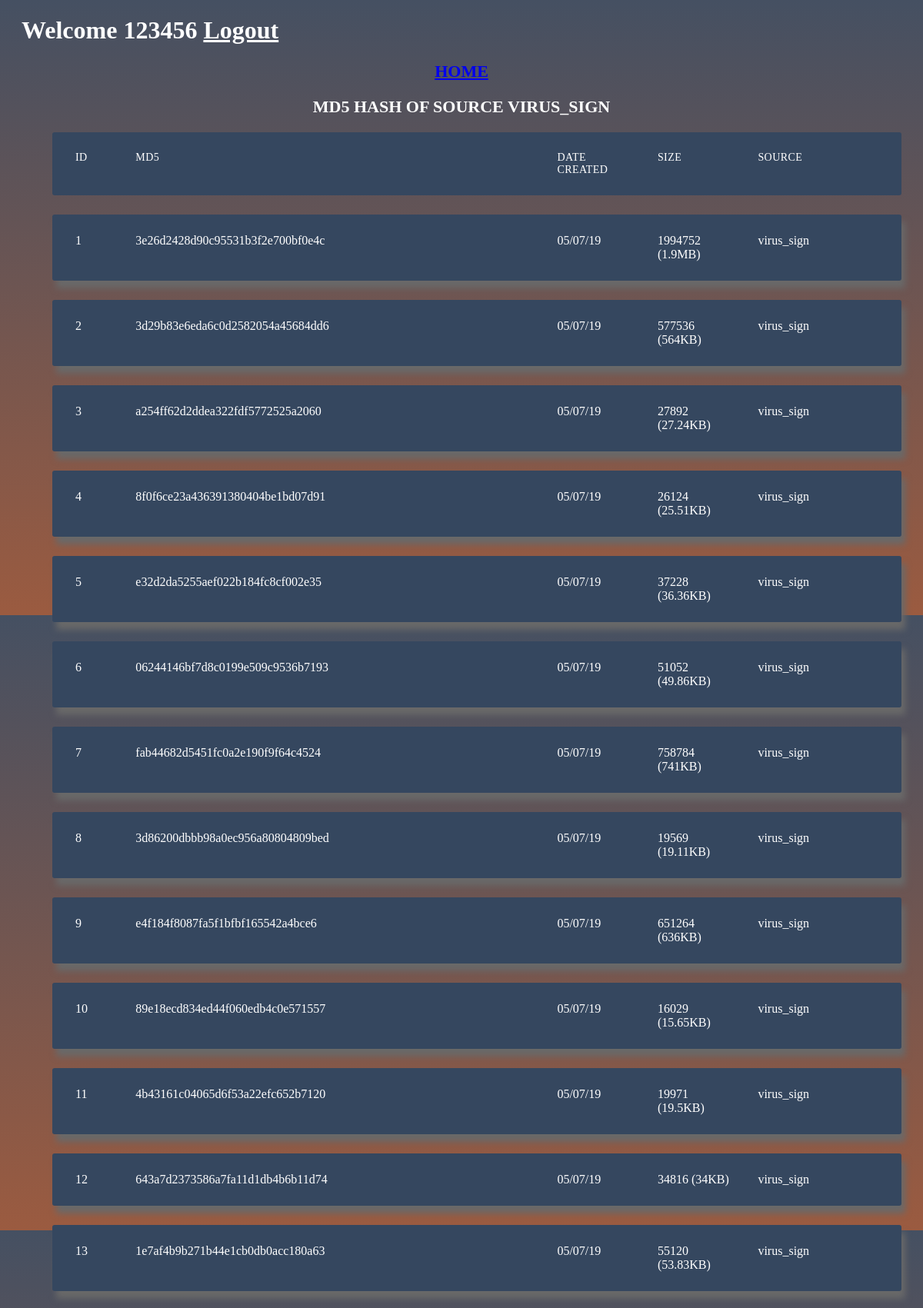
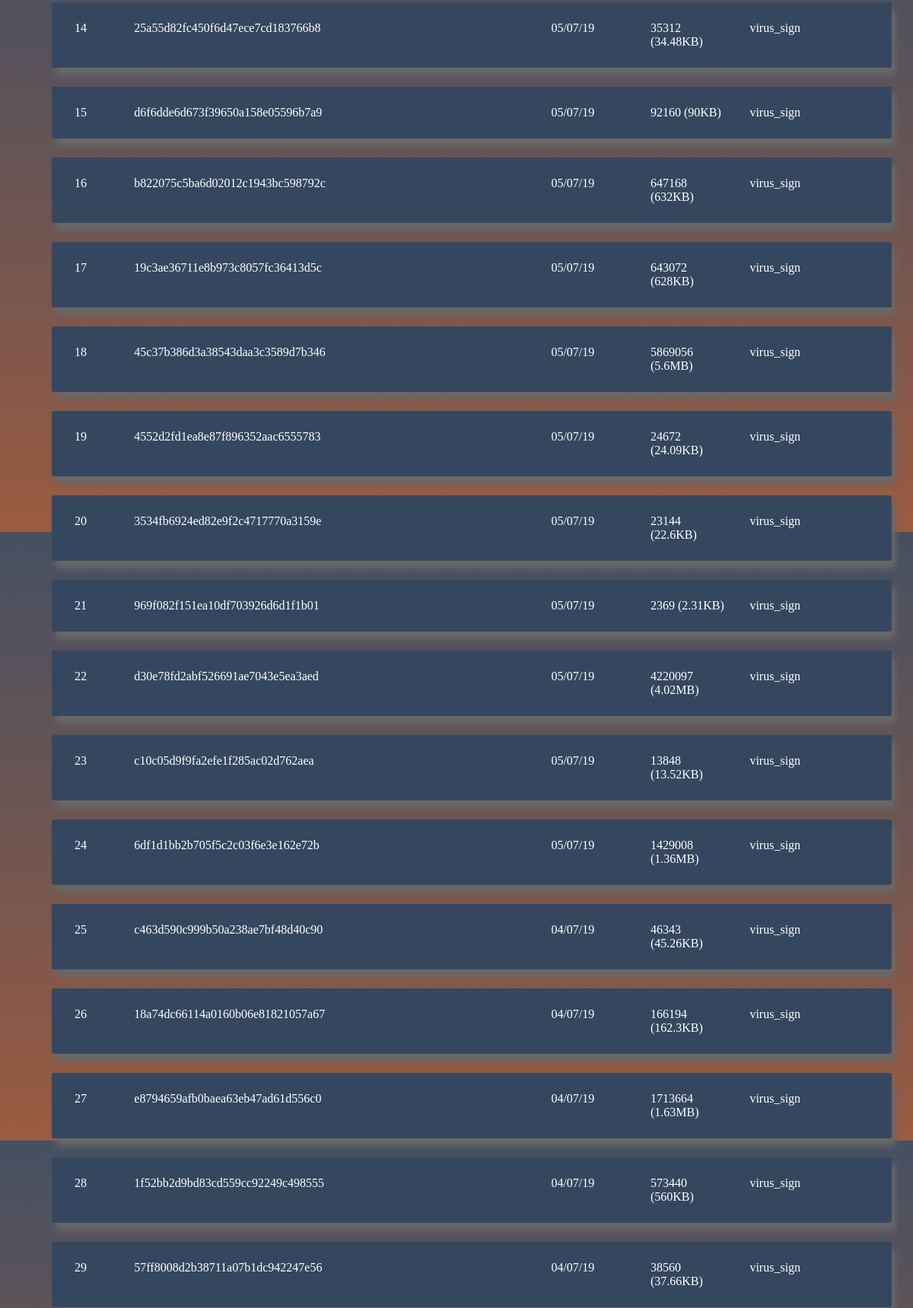
/source1_md5 (signed in, upper part), run on the app's committed database (2 pictures, top to bottom).
### hash_file/models.py (models this page shows, shortened)
class User(db.Model,UserMixin):
    id=db.Column(db.Integer,primary_key=True)
    name=db.Column(db.String(30),nullable=True)
    username=db.Column(db.String(20),unique=True,nullable=True)
    email=db.Column(db.String(30),unique=True,nullable=True)
    password=db.Column(db.String(40),unique=True,nullable=False)

class md(db.Model):
    id=db.Column(db.Integer,primary_key=True)
    hash=db.Column(db.String(400),nullable=True)
    date_created=db.Column(db.String(400),nullable=True)
    size=db.Column(db.String(400),nullable=True)
    source=db.Column(db.String(100),nullable=True)

### hash_file/routes.py (the view)
@app.route("/source1_md5",methods=['GET','POST'])
def source1_md5():
    try:
        data=md.query.filter(md.source=='virus_sign')
        return render_template('index.html',title = 'HASH WORLD',data=data,str='MD5 HASH OF SOURCE VIRUS_SIGN',name=current_user.username)
    except:
        return redirect(url_for('error'))

### hash_file/routes.py (called while the page is built)
@login_manager.user_loader
def load_user(user_id):
    return User.query.get(int(user_id))

### hash_file/templates/index.html (shortened to what this page needs)
<!DOCTYPE html>
<html lang="en" >
<head>
    <link rel="stylesheet" href="https://cdnjs.cloudflare.com/ajax/libs/meyer-reset/2.0/reset.min.css">
      <link rel="stylesheet" href="static/sty.css" type="text/css">
</head>
<body>
  <div class="container">
  <h1>  Welcome {{name}}  <a style="color: white" href='http://127.0.0.1:5000/logout'>Logout</a></h1>
  <h2 align='left'><a href='http://127.0.0.1:5000/basic'>HOME</h2></a><h2 align='centre'> {{str}}</h2>
  <ul class="responsive-table">
    <li class="table-header">
      <div class="col col-1">Id</div>
      <div class="col col-2">MD5</div>
      <div class="col col-3">Date Created</div>
      <div class="col col-4">Size</div>
      <div class="col col-5">Source</div>
    </li>
    {%for d in data%}
    <li class="table-row">
      <div class="col col-1" data-label="Id">{{d.id}}</div>
      <div class="col col-2" data-label="MD5">{{d.hash}}</div>
      <div class="col col-3" data-label="Date Created">{{d.date_created}}</div>
      <div class="col col-4" data-label="Size">{{d.size}}</div>
      <div class="col col-5" data-label="Source">{{d.source}}</div>
    </li>
    {%endfor%}
  </ul>
</div>
</body>
</html>

### hash_file/static/sty.css (style rules this page uses)
body { background: #9B5B40; background: -webkit-linear-gradient(#455062, #9B5B40); background: -o-linear-gradient(r#455062, #9B5B40); background: -moz-linear-gradient(#455062, #9B5B40); background: linear-gradient(#455062, #9B5B40); color:white ; font-family: tahoma; }
.container { max-width: 1500px; margin-left: 10px; margin-right: 10px; padding-left: 10px; padding-right: 10px; }
h2 { font-size: 22px; margin: 20px 0; text-align: center; }
.responsive-table li { border-radius: 3px; padding: 25px 30px; display: flex; justify-content: space-between; margin-bottom: 25px; }
.responsive-table .table-header { background-color: #35475F ; font-size: 14px; text-transform: uppercase; letter-spacing: 0.03em; }
.responsive-table .table-row { background-color: #35475F; box-shadow: 5px 10px 8px #696969; }
.responsive-table .col-1 { color: white; flex-basis: 5%; }
.responsive-table .col-2 { color: white; flex-basis: 50%; }
.responsive-table .col-3 { color: white; flex-basis: 10%; }
.responsive-table .col-4 { color: white; flex-basis: 10%; }
.responsive-table .col-5 { color: white; flex-basis: 15%; }

### data on the page
User: username "123456"
md: id "1", hash "3e26d2428d90c95531b3f2e700bf0e4c", date_created "05/07/19", size "1994752 (1.9MB)", source "virus_sign"
md: id "2", hash "3d29b83e6eda6c0d2582054a45684dd6", date_created "05/07/19", size "577536 (564KB)", source "virus_sign"
md: id "3", hash "a254ff62d2ddea322fdf5772525a2060", date_created "05/07/19", size "27892 (27.24KB)", source "virus_sign"
md: id "4", hash "8f0f6ce23a436391380404be1bd07d91", date_created "05/07/19", size "26124 (25.51KB)", source "virus_sign"
md: id "5", hash "e32d2da5255aef022b184fc8cf002e35", date_created "05/07/19", size "37228 (36.36KB)", source "virus_sign"
md: id "6", hash "06244146bf7d8c0199e509c9536b7193", date_created "05/07/19", size "51052 (49.86KB)", source "virus_sign"
md: id "7", hash "fab44682d5451fc0a2e190f9f64c4524", date_created "05/07/19", size "758784 (741KB)", source "virus_sign"
md: id "8", hash "3d86200dbbb98a0ec956a80804809bed", date_created "05/07/19", size "19569 (19.11KB)", source "virus_sign"
md: id "9", hash "e4f184f8087fa5f1bfbf165542a4bce6", date_created "05/07/19", size "651264 (636KB)", source "virus_sign"
md: id "10", hash "89e18ecd834ed44f060edb4c0e571557", date_created "05/07/19", size "16029 (15.65KB)", source "virus_sign"
md: id "11", hash "4b43161c04065d6f53a22efc652b7120", date_created "05/07/19", size "19971 (19.5KB)", source "virus_sign"
md: id "12", hash "643a7d2373586a7fa11d1db4b6b11d74", date_created "05/07/19", size "34816 (34KB)", source "virus_sign"
md: id "13", hash "1e7af4b9b271b44e1cb0db0acc180a63", date_created "05/07/19", size "55120 (53.83KB)", source "virus_sign"
md: id "14", hash "25a55d82fc450f6d47ece7cd183766b8", date_created "05/07/19", size "35312 (34.48KB)", source "virus_sign"
md: id "15", hash "d6f6dde6d673f39650a158e05596b7a9", date_created "05/07/19", size "92160 (90KB)", source "virus_sign"
md: id "16", hash "b822075c5ba6d02012c1943bc598792c", date_created "05/07/19", size "647168 (632KB)", source "virus_sign"
md: id "17", hash "19c3ae36711e8b973c8057fc36413d5c", date_created "05/07/19", size "643072 (628KB)", source "virus_sign"
md: id "18", hash "45c37b386d3a38543daa3c3589d7b346", date_created "05/07/19", size "5869056 (5.6MB)", source "virus_sign"
md: id "19", hash "4552d2fd1ea8e87f896352aac6555783", date_created "05/07/19", size "24672 (24.09KB)", source "virus_sign"
md: id "20", hash "3534fb6924ed82e9f2c4717770a3159e", date_created "05/07/19", size "23144 (22.6KB)", source "virus_sign"
md: id "21", hash "969f082f151ea10df703926d6d1f1b01", date_created "05/07/19", size "2369 (2.31KB)", source "virus_sign"
md: id "22", hash "d30e78fd2abf526691ae7043e5ea3aed", date_created "05/07/19", size "4220097 (4.02MB)", source "virus_sign"
md: id "23", hash "c10c05d9f9fa2efe1f285ac02d762aea", date_created "05/07/19", size "13848 (13.52KB)", source "virus_sign"
md: id "24", hash "6df1d1bb2b705f5c2c03f6e3e162e72b", date_created "05/07/19", size "1429008 (1.36MB)", source "virus_sign"
md: id "25", hash "c463d590c999b50a238ae7bf48d40c90", date_created "04/07/19", size "46343 (45.26KB)", source "virus_sign"
md: id "26", hash "18a74dc66114a0160b06e81821057a67", date_created "04/07/19", size "166194 (162.3KB)", source "virus_sign"
md: id "27", hash "e8794659afb0baea63eb47ad61d556c0", date_created "04/07/19", size "1713664 (1.63MB)", source "virus_sign"
md: id "28", hash "1f52bb2d9bd83cd559cc92249c498555", date_created "04/07/19", size "573440 (560KB)", source "virus_sign"
md: id "29", hash "57ff8008d2b38711a07b1dc942247e56", date_created "04/07/19", size "38560 (37.66KB)", source "virus_sign"

### other printed values
{{ str }} "MD5 HASH OF SOURCE VIRUS_SIGN"
